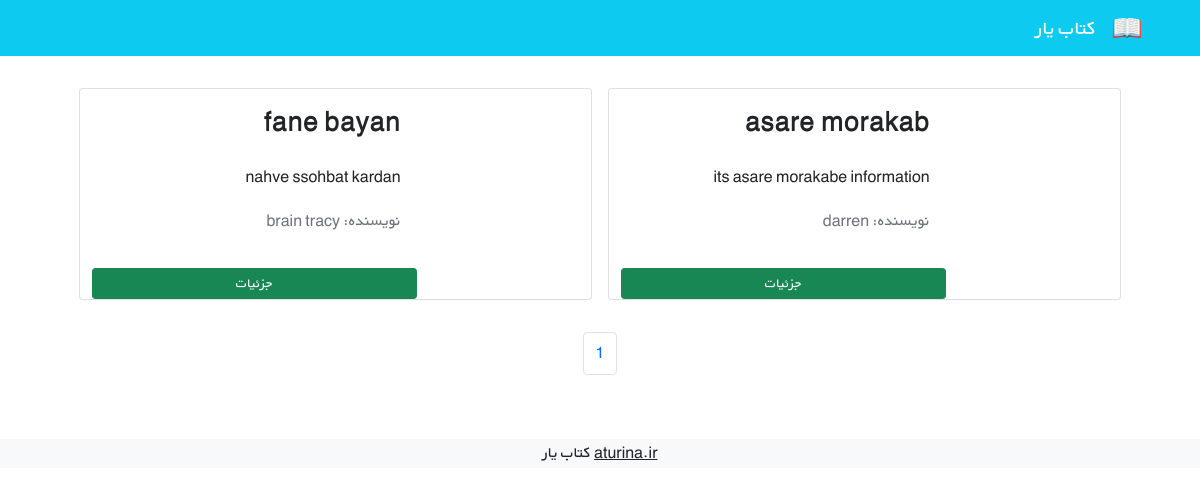
The page /books/ on the database as committed earlier.
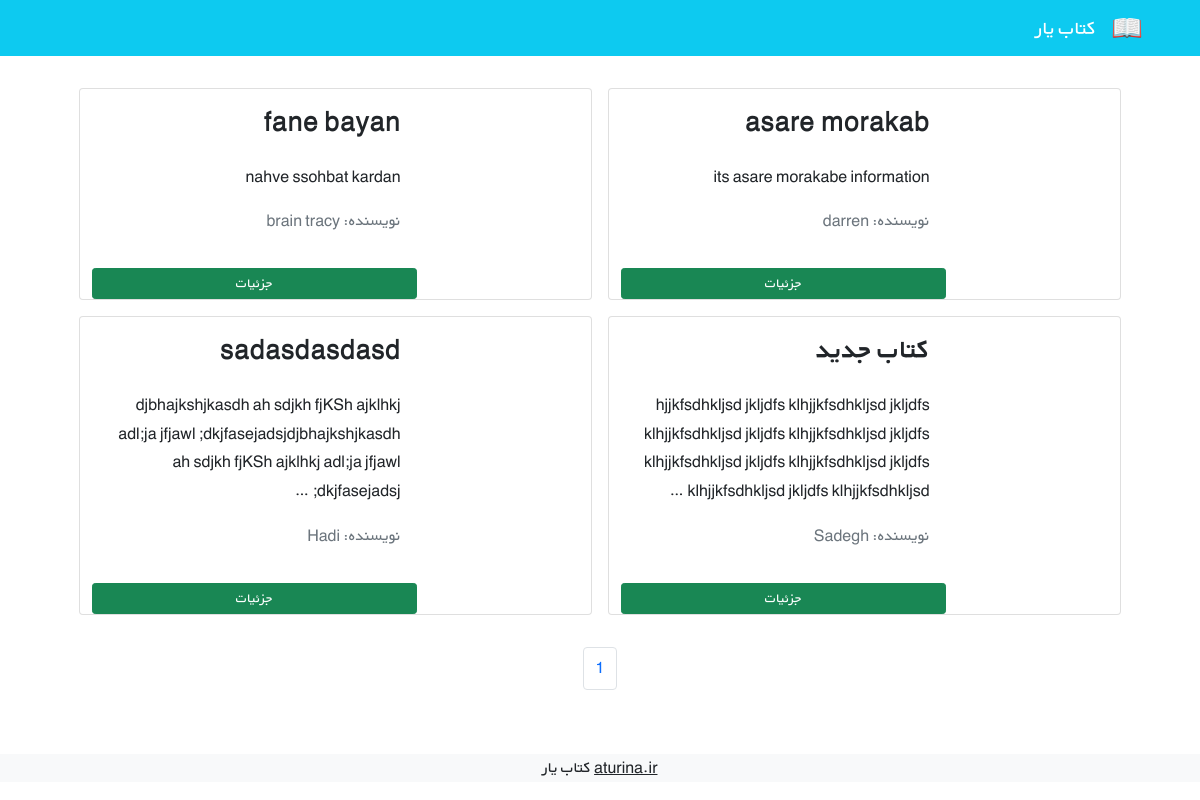
The same page on the database as committed later.
### books/models.py (models this page shows, shortened)
class Book (models.Model):
    title = models.CharField(max_length=200)
    description = models.TextField()
    author = models.CharField(max_length=200)
    price = models.DecimalField(max_digits=5, decimal_places=2, )
    date_time_create = models.DateTimeField(auto_now_add=True)
    date_time_modify = models.DateTimeField(auto_now=True)
    cover = models.ImageField(upload_to='covers/', blank=True)
    def get_absolute_url(self):
        return reverse('book_detail', args=[self.id])

### books/views.py (the view)
# urls.py: path('', views.BookListView.as_view(), name='book_list', ),
class BookListView(generic.ListView):
    model = Book
    context_object_name = 'books'   #be dard halghe for too safhe listemoon mikhore
    template_name = 'book/book_list.html'
    paginate_by = 4

### books/templates/book/book_list.html (shortened to what this page needs)
{% extends '_base.html' %}
{% block content %}
    <div class="container mt-4">
        <div class="row flex-row-reverse justify-content-md-center">
            {% for book in  books %}
                <div class="card m-2" style="max-width: 45%">
                    <div class="row g-0 h-100" dir="rtl">
                        <div class="col-md-4">
                        </div>
                        <div class="col-md-8 h-100">
                            <div class="d-flex flex-column justify-content-between h-100">
                                <div class="card-body">
                                    <h3 class="card-title"><strong>{{ book.title }}</strong></h3>
                                    <p class="card-text pt-3">{{ book.description | truncatewords:15 }}</p>
                                    <p class="text-muted">نویسنده: {{ book.author }}</p>
                                </div>
                                <a href="{{ book.get_absolute_url }} " class="btn btn-sm btn-success">جزئیات</a>
                            </div>
                        </div>
                    </div>
                </div>
            {% endfor %}
        </div>
    </div>
    <div class="container mt-4">
        <div class="d-flex justify-content-center">
            <nav aria-label="Page navigation example">
                <ul class="pagination">
                    <li class="page-item"><a class="page-link" href="#">{{ page_obj.number }}</a></li>
                </ul>
            </nav>
        </div>
    </div>
{% endblock content %}

Rows that differ between the two databases and show on the page:
added Book: title "کتاب جدید", description "hjjkfsdhkljsd jkljdfs klhjjkfsdhkljsd jkljdfs klhjjkfsdhkljsd jkljdfs klhjjkfsdhkljsd jkljdfs klhjjkfsdhkljsd jkljdfs klhjjkfsdhkljsd jkljdfs klhjjkfsdhkljsd jkljdfs klhjjkfsdhkljsd …", author "Sadegh"
added Book: title "sadasdasdasd", description "djbhajkshjkasdh ah sdjkh fjKSh ajklhkj adl;ja jfjawl ;dkjfasejadsjdjbhajkshjkasdh ah sdjkh fjKSh ajklhkj adl;ja jfjawl ;dkjfasejadsj …", author "Hadi"
